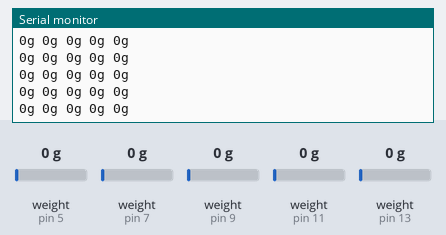
Recording of a sketch running on a simulated Arduino Uno, built with avr-gcc and run on an emulated ATmega328P. Parts: the last lines printed to the serial monitor. The inputs (shaded band) are chosen by the test bench; at power-on: weight on the scale (sensors on pin 7, pin 5, pin 9, pin 11, pin 13) 0 g.

Above: at 3.2 s.
3.3 s: weight on the scale (sensor on pin 7) set to 100 g
At 4.4 s:
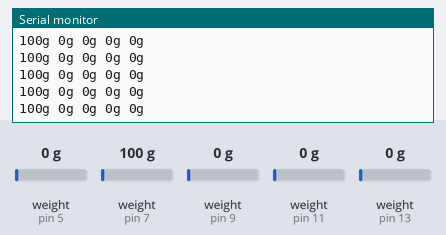
6.3 s: weight on the scale (sensor on pin 5) set to 100 g
At 7.1 s:
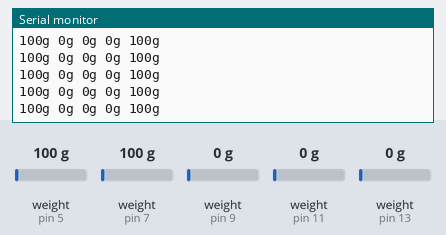
9.3 s: weight on the scale (sensor on pin 9) set to 100 g
At 10.3 s:
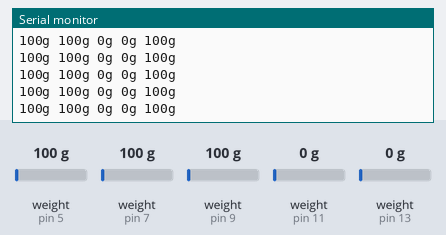
12.3 s: weight on the scale (sensor on pin 5) set to 1250 g
At 13.4 s:
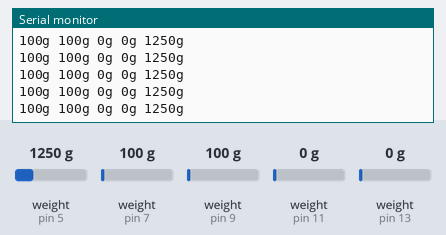
15.3 s: weight on the scale (sensor on pin 11) set to 100 g
At 15.8 s:
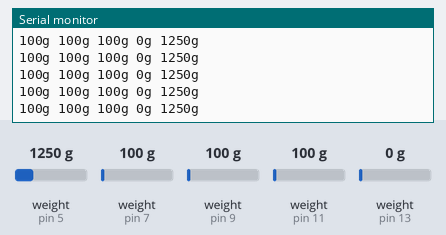
16.8 s: weight on the scale (sensor on pin 13) set to 100 g
At 17.8 s:
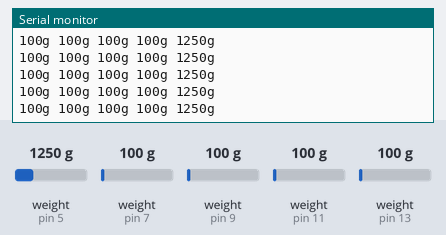
Timing chart, 0 to 19.3 s (numbered marks = the images above; inputs shaded):
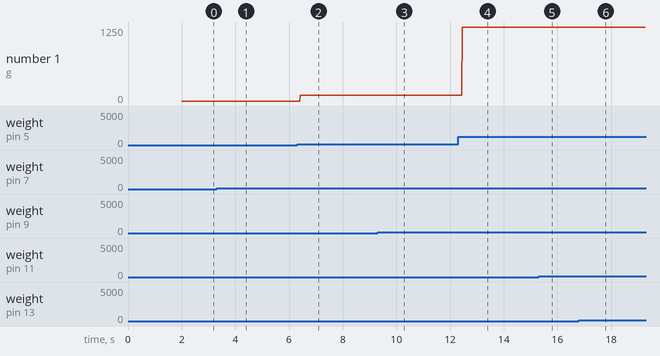

The sketch:

testcan.ino
```cpp
#include <HX711_ADC.h>
HX711_ADC can1(7, 6); // dt,sck
HX711_ADC can2(9, 8);
HX711_ADC can3(11, 10);
HX711_ADC can4(13, 12);
HX711_ADC can5(5, 4);
void setup() {
Serial.begin(9600);
  can1.begin();
  can2.begin();
  can3.begin();
  can4.begin();
  can5.begin();
  can1.setCalFactor(95.7);
  can2.setCalFactor(95.7);
  can3.setCalFactor(95.7);
  can4.setCalFactor(95.7);
  can5.setCalFactor(95.7);
  can1.tare();
  can2.tare();
  can3.tare();
  can4.tare();
  can5.tare();
}

void loop() {
 can1.update();
    can2.update();
    can3.update();
    can4.update();
    can5.update();
    // bien can
    int kcan1 = 0, kcan2 = 0, kcan3 = 0, kcan4 = 0, kcan5 = 0;
    kcan1 = can1.getData();
    kcan2 = can2.getData();
    kcan3 = can3.getData();
    kcan4 = can4.getData();
    kcan5 = can5.getData();
    Serial.print(kcan1);Serial.print("g ");
    Serial.print(kcan2);Serial.print("g ");
    Serial.print(kcan3);Serial.print("g ");
    Serial.print(kcan4);Serial.print("g ");
    Serial.print(kcan5);Serial.println("g ");
  // put your main code here, to run repeatedly:

}
```

Measured:
- after the input at 3.3 s, the serial monitor: prints a new line after 0.15 s (image 1)
- after the input at 6.3 s, the serial monitor: prints a new line after 0.12 s (image 2)
- after the input at 9.3 s, the serial monitor: prints a new line after 0.17 s (image 3)
- after the input at 12.3 s, the serial monitor: prints a new line after 0.16 s (image 4)
- after the input at 15.3 s, the serial monitor: prints a new line after 0.16 s (image 5)
- after the input at 16.8 s, the serial monitor: prints a new line after 0.17 s (image 6)
- plotted number 1: 100 → 1250 after the input at 12.3 s
